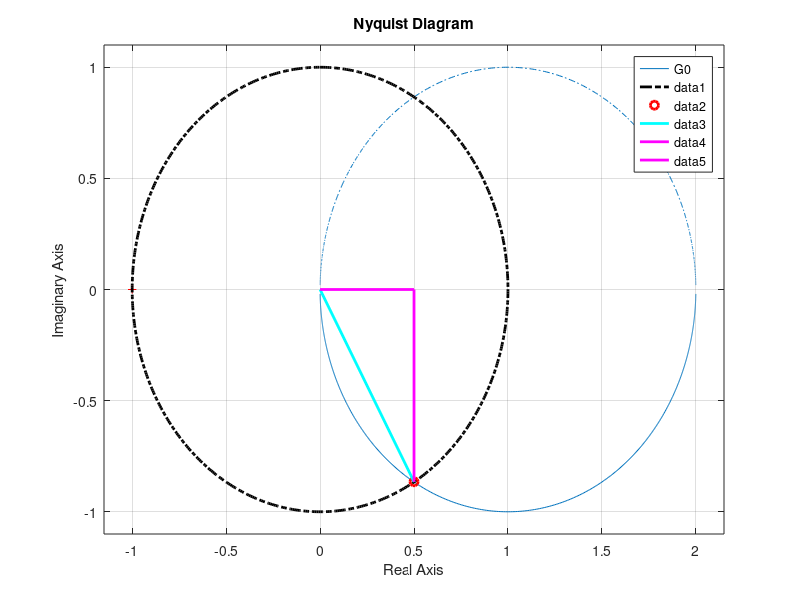

Here is the MATLAB script that generated this plot:
clc
clear

pkg load control


s = tf('s');

G0 = 2/(s+1);

nyquist(G0)
hold on

x = 0:0.01:2*pi;
plot(sin(x), cos(x), 'k-.', 'LineWidth', 2);
hold on;

xt = 0.5;
yt = -0.865;

plot(xt, yt, 'ro', 'LineWidth', 2)
hold on;

line([0, xt], [0, yt], 'color', 'c', 'LineWidth', 2);
hold on;

line([xt, xt], [yt 0], 'color', 'm', 'LineWidth', 2);
line([0 xt], [0 0], 'color', 'm', 'LineWidth', 2);

argG0 = atan2d(yt, xt)

Phir = 180 + argG0
